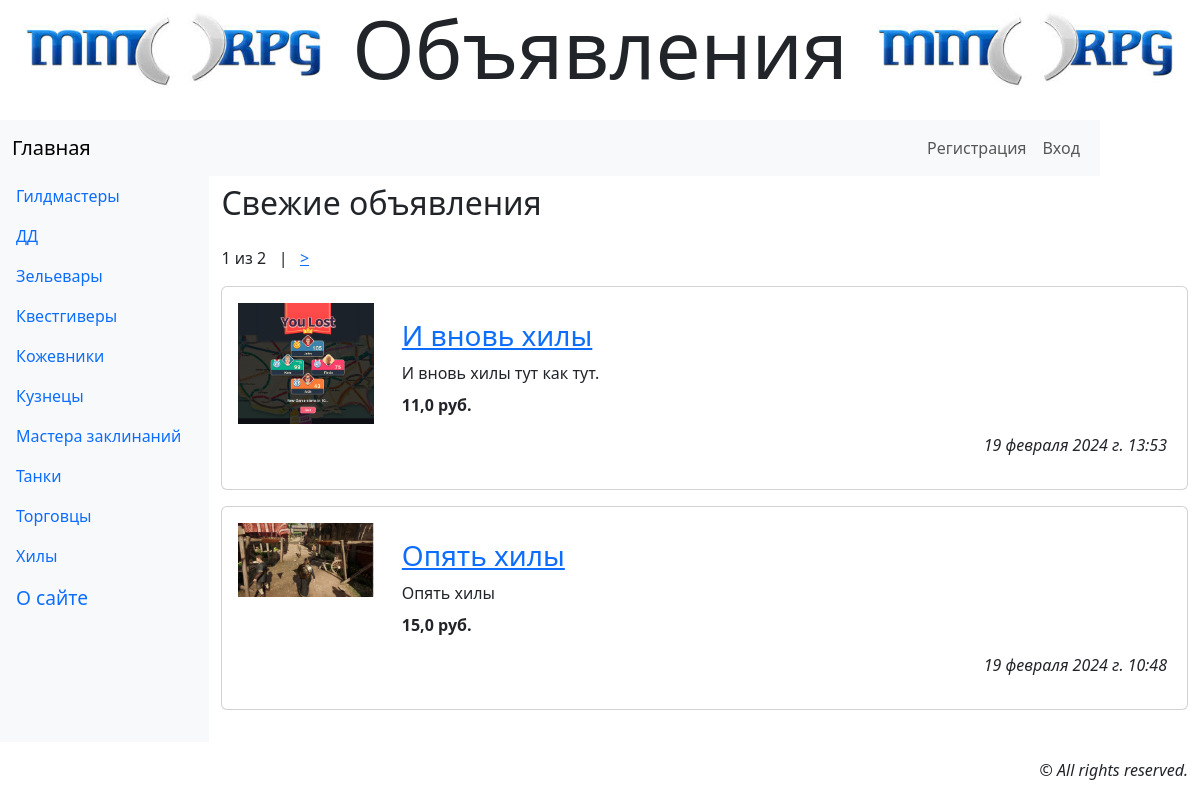
The page / on the database its author committed.
### board/models.py (models this page shows, shortened)
class Category(models.Model):
    name = models.CharField(max_length=20, unique=True,
                            db_index=True, verbose_name='Категория')
    class Meta:
        verbose_name_plural = 'Категории'
        verbose_name = 'Категория'
        ordering = ['name']

class Advert(models.Model):
    category = models.ForeignKey('Category', null=True,
                                 on_delete=models.PROTECT,
                                 verbose_name='Категория')
    title = models.CharField(max_length=100, verbose_name='Заголовок')
    content = models.TextField(verbose_name='Описание')
    price = models.FloatField(default=0, verbose_name='Цена')
    contacts = models.TextField(verbose_name='Контакты')
    image = models.ImageField(blank=True, upload_to=get_timestamp_path,
                              verbose_name='Изображение')
    author = models.ForeignKey(AdvUser, default='', on_delete=models.CASCADE,
                               verbose_name='Автор объявления')
    is_active = models.BooleanField(default=True, db_index=True,
                                    verbose_name='Выводить в списке?')
    created_at = models.DateTimeField(auto_now_add=True, db_index=True,
                                      verbose_name='Опубликовано')
    class Meta:
        verbose_name_plural = 'Объявления'
        verbose_name = 'Объявление'
        ordering = ['-created_at']

### board/views.py (the view)
# urls.py: path('', index, name='index'),
def index(request):
    ads = Advert.objects.filter(is_active=True).select_related('category')[:10]
    categories = Category.objects.all()
    paginator = Paginator(ads, 2)
    if 'page' in request.GET:
        page_num = request.GET['page']
    else:
        page_num = 1
    page = paginator.get_page(page_num)
    context = {'categories': categories, 'page': page, 'ads': page.object_list }
    return render(request, 'main/index.html', context)

### board/templates/main/index.html (shortened to what this page needs)
{% extends 'layout/basic.html' %}
{% load thumbnail %}
{% load static %}
{% block content %}
{% if ads %}
<h2>Свежие объявления</h2>
<div class="vstack gap-3 mt-4 mb-4">
    <div>
        {{ page.number }} из {{ page.paginator.num_pages }}
        {% if page.has_next %}
        &nbsp;&nbsp;|&nbsp;&nbsp;
        <a href="?page={{ page.next_page_number }}">&gt;</a>
        {% endif %}
    </div>
    {% for ad in ads %}
    <div class="card">
        {% url 'board:ad_detail' category_pk=ad.category.pk pk=ad.pk as url %}
        <div class="row p-3">
            <a class="col-md-2" href="{{ url }}{{ all }}">
                {% if ad.image %}
                <img class="img-fluid" src="{% thumbnail ad.image 'default' %}">
                {% else %}
                <img class="img-fluid" src="{% static 'main/empty.jpg' %}">
                {% endif %}
            </a>
            <div class="col-md-10 card-body">
                <h3 class="card-title"><a href="{{ url }}{{ all }}">
                    {{ ad.title }}</a></h3>
                <div class="card-text mb-2">{{ ad.content }}</div>
                <p class="card-text fw-bold">{{ ad.price }} руб.</p>
                <p class="card-text text-end fst-italic">{{ ad.created_at }}</p>
            </div>
        </div>
    </div>
    {% endfor %}
</div>
{% endif %}
{% endblock %}

### board/templates/layout/basic.html (shortened to what this page needs)
{% load django_bootstrap5 %}
{% load static %}
<!DOCTYPE html>
<html>
    <head>
        {% bootstrap_css %}
        <link rel="stylesheet" type="text/css"
              href="{% static 'main/style.css' %}">
    </head>
    <body class="container-fluid">
        <header class="mb-4">
            <h1 class="display-1 text-center">Объявления</h1>
        </header>
        <nav class="row navbar navbar-expand-md bg-light" style="width: 1100px">
            <div class="col container">
                <a class="navbar-brand"
                   href="{% url 'board:index' %}">Главная</a>
                <div class="collapse navbar-collapse justify-content-end"
                     id="navbarNav">
                    <div class="navbar-nav">
                        {% if user.is_authenticated %}
                        <div class="nav-item dropdown">
                            <a class="nav-link dropdown-toggle"
                               data-bs-toggle="dropdown" href="#">Профиль</a>
                            <div class="dropdown-menu">
                                <a class="dropdown-item" href="{% url 'board:profile' %}">Мои объявления</a>
                                <a class="dropdown-item" href="{% url 'board:profile_edit' %}">Изменить личные данные</a>
                                <a class="dropdown-item" href="{% url 'board:password_edit' %}">Изменить пароль</a>
                                <hr class="dropdown-divider">
                                <form class="px-3" method="post"
                                      action="{% url 'board:logout' %}">
                                    {% csrf_token %}
                                    {% bootstrap_button 'Выйти' button_class='btn-danger' %}
                                </form>
                                <hr class="dropdown-divider">
                                <a class="dropdown-item" href="{% url 'board:profile_delete' %}">Удалить</a>
                            </div>
                        </div>
                        {% else %}
                        <a class="nav-link" href="{% url 'board:register' %}">Регистрация</a>
                        <a class="nav-link" href="{% url 'board:login' %}">Вход</a>
                        {% endif %}
                    </div>
                </div>
            </div>
        </nav>
        <div class="row">
            <nav class="col-md-auto nav flex-column bg-light">
                {% for category in categories %}
                <a class="nav-link" href="{% url 'board:category_ads' pk=category.pk %}">{{ category.name }}</a>
                {% endfor %}
                <a class="nav-link root" href="{% url 'board:other' page='about' %}">О сайте</a>
            </nav>
            <main class="col py-2">
                {% block content %}
                {% endblock %}
            </main>
        </div>
        <footer class="mt-3">
            <p class="text-end fst-italic">&copy; All rights reserved.</p>
        </footer>
    </body>
</html>

### board/static/main/style.css (style rules this page uses)
header h1 { background: url("bg.jpg") left / auto 100% no-repeat, url("bg.jpg") right / auto 100% no-repeat; }
.root { font-size: larger; }

### rows shown on the page
Category: name "Гилдмастеры"
Category: name "ДД"
Category: name "Зельевары"
Category: name "Квестгиверы"
Category: name "Кожевники"
Category: name "Кузнецы"
Category: name "Мастера заклинаний"
Category: name "Танки"
Category: name "Торговцы"
Category: name "Хилы"
Advert: image (picture), title "И вновь хилы", content "И вновь хилы тут как тут.", price "11,0", created_at "19 февраля 2024 г. 13:53"
Advert: image (picture), title "Опять хилы", content "Опять хилы", price "15,0", created_at "19 февраля 2024 г. 10:48"

### other values the page prints
{{ page.number }} "1"
{{ page.paginator.num_pages }} "2"
